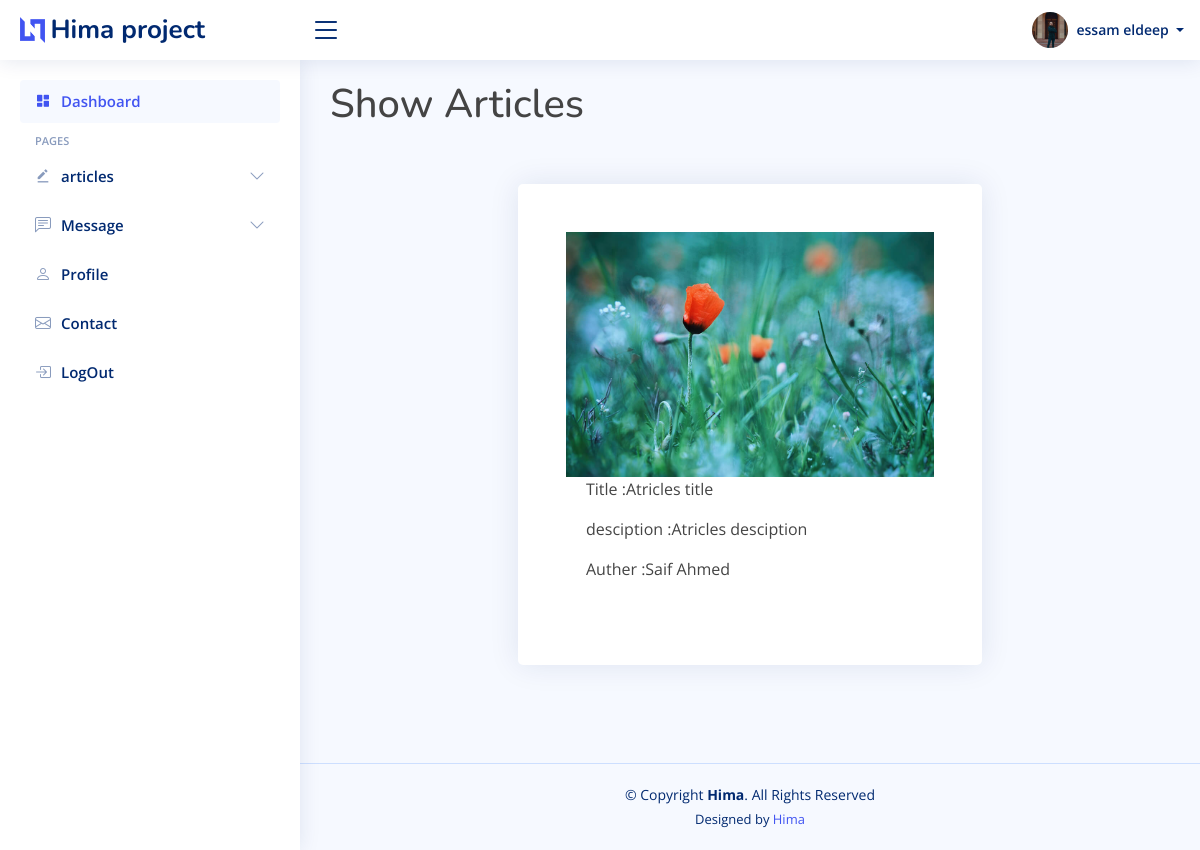
/articles/show.php?show=13 (signed in), run on the app's committed database.
### tables this page shows
CREATE TABLE `articles` (
  `id` int(11) NOT NULL,
  `title` varchar(20) NOT NULL,
  `desciption` text NOT NULL,
  `auther` varchar(50) NOT NULL,
  `image` varchar(200) NOT NULL,
  `data` timestamp NOT NULL DEFAULT current_timestamp()
);

### articles/show.php (the view, shortened to what this page needs)
<?php
include "../shared/head.php";
include "../shared/header.php";
include "../shared/aside.php";
include "../genral/config.php";
if (isset($_GET['show'])) {
    $id = $_GET['show'];
    $select  = "SELECT * FROM `articles` where id = $id";
    $s = mysqli_query($conn, $select);
    $row = mysqli_fetch_assoc($s);
}
?>
<main id="main" class="main">
    <h1> Show Articles </h1>
    <div class="container col-8 p-5">
        <div class="card p-5">
            <img src="./upload/<?= $row['image'] ?>" class="img-top" alt="">
            <div class="card-body">
                <p> Title :<?= $row['title'] ?> </p>
                <p> desciption :<?= $row['desciption'] ?> </p>
                <p> Auther :<?= $row['auther'] ?> </p>
            </div>
        </div>
    </div>
</main>
<?php
include '../shared/footer.php';
include "../shared/script.php";
?>

### assets/css/style.css (style rules this page uses)
:root { scroll-behavior: smooth; }
body { font-family: "Open Sans", sans-serif; background: #f6f9ff; color: #444444; }
h1, h2, h3, h4, h5, h6 { font-family: "Nunito", sans-serif; }
#main { margin-top: 60px; padding: 20px 30px; transition: all 0.3s; }
.card { margin-bottom: 30px; border: none; border-radius: 5px; box-shadow: 0px 0 30px rgba(1, 41, 112, 0.1); }
.card-body { padding: 0 20px 20px 20px; }
@media (min-width: 1200px) { #main, #footer { margin-left: 300px; } }

### data on the page
articles: image (picture), title "Atricles title", desciption "Atricles desciption", auther "Saif Ahmed"

### other printed values
$_SESSION['name'] "essam eldeep"
